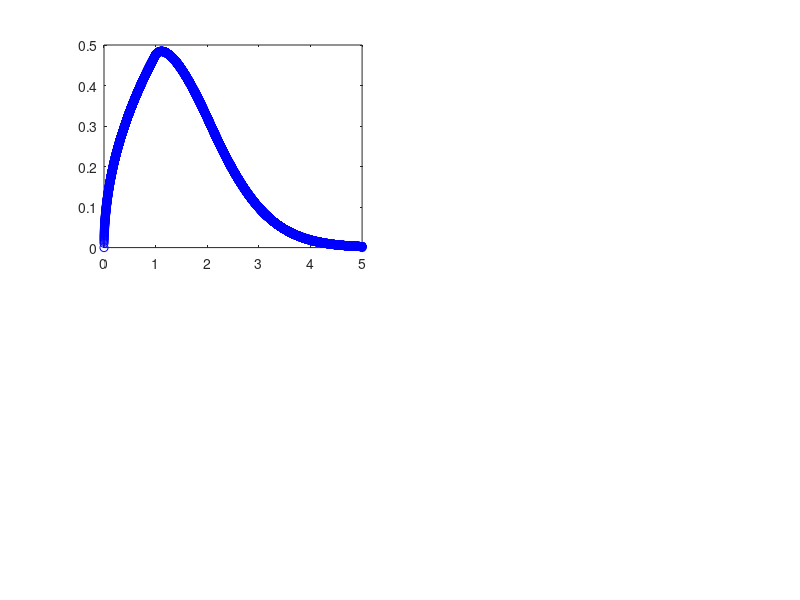

MATLAB code for this plot: (Note: this script raises an error after producing the figure.)
% Define the parameters
clc; clear; close all;

a = 1.5; % positive, a=alpha*tau 
c = 1; % arbitrary (gets scaled away)
w_start = 0;
w_end = max(5,3*a);
n_steps = 1e4;
dw = (w_end - w_start) / n_steps;
w = linspace(w_start, w_end, n_steps+1);

% The first step w=0..1
rho = zeros(size(w));
aone=find(w<=1); bone = find(w>1);
rho(aone)=c*w(aone).^(a-1);

% integrate from w=1..w_end
for i = aone(end)+1:n_steps
    rho_delay_one = interp1(w, rho, w(i)-1, 'next', 0);
    rho_prime = ((a-1)*rho(i-1) - a*rho_delay_one)/w(i);
    rho(i) = rho(i-1) + dw*rho_prime;
end

rho_int = c*dw^a/a + trapz(w(2:end),rho(2:end)); % first dx handled separately 
rho=rho/rho_int;
rho_cdf_one = c*dw^a/a/rho_int;
rho_cdf = [ 0 rho_cdf_one+cumtrapz(w(2:end),rho(2:end))];
rho_int_check = rho_cdf_one + trapz(w(2:end),rho(2:end)) 

% Plot the solution
subplot(2,2,1)
plot(w, rho, 'b-o')
ylabel('p(x)','rot',0)

subplot(2,2,2)
loglog(w, rho, 'b-o')
ylabel('p(x)','rot',0)

subplot(2,2,3)
semilogy(w, rho, 'b-o')
ylabel('p(x)','rot',0)
xlabel('x')

subplot(2,2,4)
plot(w, rho_cdf, 'b-o')
xlabel('x')
ylabel('P(x)','rot',0)

sgtitle(['d(w*p[w])/dw = (a-1)*p[w] - a*p[w-1]']);  
return
